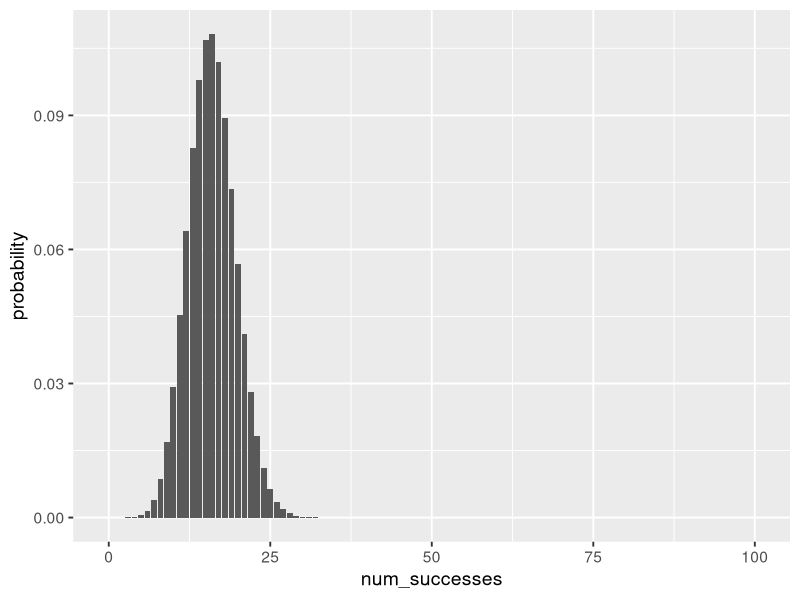

Recreate this plot in R.
## ---- chunk 1
#knitr::opts_chunk$set(echo = FALSE)
library(tidyverse)
## ---- chunk 2
dbinom(x = 100, size = 100, prob = 0.16)
## ---- chunk 3

## ---- chunk 4
Paul_success_probabilities <- data.frame(
    num_successes = seq(from = 0, to = 100)
  )

head(Paul_success_probabilities)
## ---- chunk 5
Paul_success_probabilities <- Paul_success_probabilities %>%
  mutate(
    probability = dbinom(x = num_successes, size = 100, prob = 0.16)
  )

head(Paul_success_probabilities)
## ---- chunk 6
ggplot(data = Paul_success_probabilities,
    mapping = aes(x = num_successes, y = probability)) +
  geom_col() +
  theme_gray(base_size = 14)
## ---- chunk 7
pbinom(q = 5, size = 100, prob = 0.16)
## ---- chunk 8
dbinom(x = 0, size = 100, prob = 0.16) +
  dbinom(x = 1, size = 100, prob = 0.16) +
  dbinom(x = 2, size = 100, prob = 0.16) + 
  dbinom(x = 3, size = 100, prob = 0.16) + 
  dbinom(x = 4, size = 100, prob = 0.16) + 
  dbinom(x = 5, size = 100, prob = 0.16) 
## ---- chunk 9
pbinom(q = 95, size = 100, prob = 0.16, lower.tail = FALSE)
## ---- chunk 10
  dbinom(x = 96, size = 100, prob = 0.16) +
  dbinom(x = 97, size = 100, prob = 0.16) +
  dbinom(x = 98, size = 100, prob = 0.16) +
  dbinom(x = 99, size = 100, prob = 0.16) +
  dbinom(x = 100, size = 100, prob = 0.16)
  
